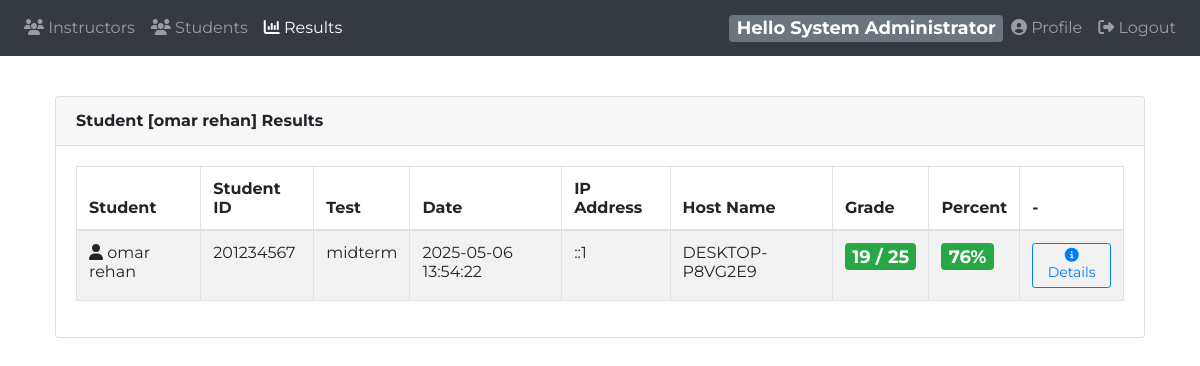
/instructor/?results&studentID=201234567 (signed in), run on the app's committed database.
### tables this page shows
CREATE TABLE `instructor` (
  `id` int(11) NOT NULL,
  `name` varchar(120) NOT NULL,
  `email` varchar(120) NOT NULL,
  `password` varchar(100) NOT NULL,
  `phone` varchar(13) NOT NULL,
  `password_token` varchar(100) DEFAULT NULL,
  `token_expire` timestamp NULL DEFAULT NULL,
  `suspended` int(11) NOT NULL DEFAULT 0,
  `isAdmin` tinyint(1) NOT NULL DEFAULT 0
);

CREATE TABLE `result` (
  `id` int(11) NOT NULL,
  `studentID` int(11) NOT NULL,
  `testID` int(11) NOT NULL,
  `groupID` int(11) DEFAULT NULL,
  `settingID` int(11) DEFAULT NULL,
  `startTime` timestamp NOT NULL DEFAULT current_timestamp(),
  `endTime` timestamp NULL DEFAULT NULL,
  `isTemp` tinyint(1) NOT NULL DEFAULT 1,
  `hostname` varchar(255) DEFAULT NULL,
  `ipaddr` varchar(15) DEFAULT NULL,
  `score` int(11) DEFAULT NULL,
  `final_grade` float DEFAULT 0
);

CREATE TABLE `student` (
  `id` int(11) NOT NULL,
  `name` varchar(255) DEFAULT NULL,
  `email` varchar(255) DEFAULT NULL,
  `phone` varchar(255) DEFAULT NULL,
  `password` varchar(255) DEFAULT NULL,
  `password_token` varchar(100) DEFAULT NULL,
  `token_expire` timestamp NULL DEFAULT NULL,
  `suspended` tinyint(1) DEFAULT 0,
  `sessionID` varchar(100) DEFAULT NULL
);

CREATE TABLE `test` (
  `id` int(11) NOT NULL,
  `name` varchar(255) DEFAULT NULL,
  `courseID` int(11) DEFAULT NULL,
  `deleted` tinyint(1) DEFAULT 0,
  `instructorID` int(11) DEFAULT NULL
);

### instructor/app/model/dbh.class.php (called while the page is built)
<?php
class dbh {
    private $host = "localhost";
     private $port = "3306";
    private $username = "root";
    private $password = "";
  private $dbName = "online_exam";
    public function connect() {
        try {
            $dsn = "mysql:host={$this->host};port={$this->port};dbname={$this->dbName};charset=utf8mb4";
            $pdo = new PDO($dsn, $this->username, $this->password);
            $pdo->setAttribute(PDO::ATTR_ERRMODE, PDO::ERRMODE_EXCEPTION);
            $pdo->setAttribute(PDO::ATTR_DEFAULT_FETCH_MODE, PDO::FETCH_ASSOC);
            return $pdo;
        } catch (PDOException $e) {
            die("   Eror Connection Database " . $e->getMessage());
        }
    }
}

### instructor/app/model/instructor.class.php (called while the page is built, shortened)
<?php
class Instructor extends dbh {
    public function getByEmail($email) {
        $sql = "SELECT id, name, password, email, phone, isAdmin FROM instructor WHERE email = :email";
        $stmt = $this->connect()->prepare($sql);
        $stmt->bindParam(":email", $email);
        $stmt->execute();
        return $stmt->fetch(PDO::FETCH_OBJ);
    }
}

### instructor/app/model/admin.class.php (called while the page is built, shortened)
<?php
class admin extends dbh {
    public function getStudentResults($studentID) {
        $db = $this->connect();
        $query = "SELECT r.id, r.testID, t.name AS testName, s.name AS studentName,
                         r.studentID, r.startTime, r.endTime,
                         (SELECT name FROM student WHERE id = r.studentID) AS student,
                         ipaddr, hostname,
                         getResultGrade(r.id) AS FinalGrade,
                         getResultMaxGrade(r.id) AS TestDegree
                  FROM result r
                  JOIN test t ON t.id = r.testID
                  JOIN student s ON s.id = r.studentID
                  WHERE r.studentID = ? AND !r.isTemp
                  GROUP BY t.id, r.id
                  ORDER BY r.endTime DESC";
        $stmt = $db->prepare($query);
        $stmt->execute([$studentID]);
        return $stmt->fetchAll(PDO::FETCH_OBJ);
    }
}

### instructor/app/view/results.php (the view, shortened to what this page needs)
<?php
require_once 'header.php';
require_once 'navbar.php';
$res = new result;
if (isset($_GET['needsReview'])) {
    $review = $res->questionsNeedsReview();
?>
    <div class="col-md-12">
        <div class="card">
            <div class="card-header">
                <strong class="card-title">Essay Answers Needs Review</strong>
                <a href="?results" type="button" class="btn btn-outline-primary float-right mb-1"><i class="fa fa-arrow-left"></i> Return To Results</a>
            </div>
            <div class="card-body">
                <table id="bootstrap-data-table" class="table table-striped table-bordered">
                    <thead>
                        <tr>
                            <th>Student Name</th>
                            <th>Question</th>
                            <th>Student Answer</th>
                            <th>-</th>
                            <th>-</th>
                        </tr>
                    </thead>
                    <tbody>
                        <?php foreach ($review as $question) { ?>
                            <tr>
                                <td><i class="fa fa-user"></i> <?php echo $question->StudentName ?></td>
                                <td><?php echo $question->question ?></td>
                                <td><?php echo $question->textAnswer ?></td>
                                <td>
                                    <form action="app/controller/result.inc.php?action=approveAnswer" method="POST" class="text-center">
                                        <input type="hidden" class="form-control" name="ansID" value="<?php echo $question->id ?>">
                                        <div class="form-row align-items-center" style="min-width:250px">
                                            <div class="col-8 my-1">
                                                <div class="input-group">
                                                    <input type="number" class="form-control" name="points" placeholder="Max(<?php echo $question->points ?>) Points" max="<?php echo $question->points ?>" min="1">
                                                </div>
                                            </div>
                                            <button type="submit" class="btn btn-success"><i class="fa fa-check"></i></button>
                                        </div>
                                    </form>
                                </td>
                                <td><a href="app/controller/result.inc.php?action=rejectAnswer&id=<?php echo $question->id ?>" class="btn btn-danger"><i class="fa fa-close"></i> Reject Answer</a></td>
                            </tr>
                        <?php } ?>
                    </tbody>
                </table>
            </div>
        </div>
    </div>
<?php } else {
    $_admin = new admin;
    $_student = new student;
    $res = new result;
    if (isset($_GET['studentID']) and $_SESSION['mydata']->isAdmin) {
        $results = $_admin->getStudentResults($_GET['studentID']);
    } elseif (isset($_GET['studentID']) and !$_SESSION['mydata']->isAdmin) {
        $results = $_student->getStudentResults($_GET['studentID']);
    } elseif (isset($_GET['testID']) and !$_SESSION['mydata']->isAdmin) {
        $results = $res->getTestResults($_GET['testID']);
    } elseif (isset($_GET['groupID']) and !$_SESSION['mydata']->isAdmin) {
        $results = $res->getGroupResults($_GET['groupID']);
    } else {
        $results = $res->getAll();
    } ?>
    <div class="col-md-12">
        <div class="card">
            <div class="card-header">
            <strong class="card-title">
    <?php echo (isset($_GET['studentID']) && !empty($results) && isset($results[0]->studentName) ? 'Student [' . htmlspecialchars($results[0]->studentName) . ']' : '') ?> Results
</strong>                <?php if (!$_SESSION['mydata']->isAdmin) { ?>
                    <a href="?results&unsubmitted" type="button" class="btn btn-outline-secondary float-right m-1"><i class="fa fa-close"></i> Unsubmitted Results</a>
                    <a href="?results&needsReview" type="button" class="btn btn-outline-primary float-right m-1"><i class="fa fa-check-square-o"></i> Answers Needs Review</a>
                <?php } ?>
            </div>
            <div class="card-body">
                <table id="ResultsTable" class="table table-striped table-bordered">
                    <thead>
                        <tr>
                            <th>Student</th>
                            <th>Student ID</th>
                            <th>Test</th>
                            <th>Date</th>
                            <th>IP Address</th>
                            <th>Host Name</th>
                            <th>Grade</th>
                            <th>Percent</th>
                            <th>-</th>
                        </tr>
                    </thead>
                    <tbody>
                        <?php foreach ($results as $result) {
                            $percent = round(($result->TestDegree != 0) ? (($result->FinalGrade / $result->TestDegree) * 100) : 0);
                        ?>
                            <tr>
                                <td><i class="fa fa-user"></i> <?php echo $result->studentName ?></td>
                                <td><?php echo $result->studentID ?></td>
                                <td><?php echo $result->testName ?></td>
                                <td><?php echo $result->endTime ?></td>
                                <td><?php echo $result->ipaddr ?></td>
                                <td><?php echo $result->hostname ?></td>
                                <td><span class="badge badge-<?php echo (($percent < 50) ? 'danger' : 'success') ?>"><?php echo $result->FinalGrade . ' / ' . $result->TestDegree ?></span></td>
                                <td><?php echo (($percent < 50) ? ('<span class="badge badge-danger">' . $percent . '%') : ('<span class="badge badge-success">' . $percent . '%')) ?></td>
                                <td><a href="?results&id=<?php echo $result->id ?>" class="btn btn-outline-primary btn-sm"><i class="fa fa-info-circle"></i> Details</a></td>
                            </tr>
                        <?php } ?>
                    </tbody>
                </table>
            </div>
        </div>
    </div>
<?php } ?>
<?php
require_once 'footer.php';
?>

### instructor/app/view/navbar.php (shortened to what this page needs)
<?php
$obj = new instructor();
$usr = $obj->getByEmail($_SESSION['mydata']->email);
?>
<body>
  <nav class="navbar navbar-icon-top navbar-expand-lg navbar-dark bg-dark">
    <div class="collapse navbar-collapse" id="navbarSupportedContent">
      <ul class="navbar-nav mr-auto">
        <?php
          if($_SESSION['mydata']->isAdmin){ ?>
            <li class="nav-item <?php echo (isset($_GET['instructors'])?'active':'') ?>">
              <a class="nav-link" href="?instructors">
                <i class="fa fa-group"></i>
                Instructors
              </a>
            </li>
            <li class="nav-item <?php echo (isset($_GET['students'])?'active':'') ?>">
              <a class="nav-link" href="?students">
              <i class="fa fa-group"></i>
              Students
              </a>
            </li>
            <li class="nav-item <?php echo (isset($_GET['results'])?'active':'') ?>">
              <a class="nav-link" href="?results">
              <i class="fa fa-bar-chart"></i>
              Results
              </a>
            </li>
<?php } ?>
      </ul>
      <span class="badge badge-secondary">Hello <?php echo $_SESSION['mydata']->name ?></span>
      <ul class="navbar-nav ">
        <li class="nav-item">
          <a class="nav-link" href="?profile">
          <i class="fa fa-user-circle"></i>
          Profile
          </a>
        </li>
        <li class="nav-item">
          <a class="nav-link" href="?logout">
          <i class="fas fa-sign-out-alt"></i>
          Logout
          </a>
        </li>
      </ul>
    </div>
  </nav>

### instructor/style/css/instructor.css (style rules this page uses)
body { font-family: 'Montserrat', sans-serif; min-width: 600px; }
a { cursor: pointer; text-decoration: none; }
.badge { font-size: 18; }
.card { margin: 40px; }

### data on the page
instructor: name "System Administrator"
result: studentID.name "omar rehan", studentID "201234567", testID.name "midterm", endTime "2025-05-06 13:54:22", ipaddr "::1", hostname "DESKTOP-P8VG2E9", FinalGrade "19", TestDegree "25", percent "76"
